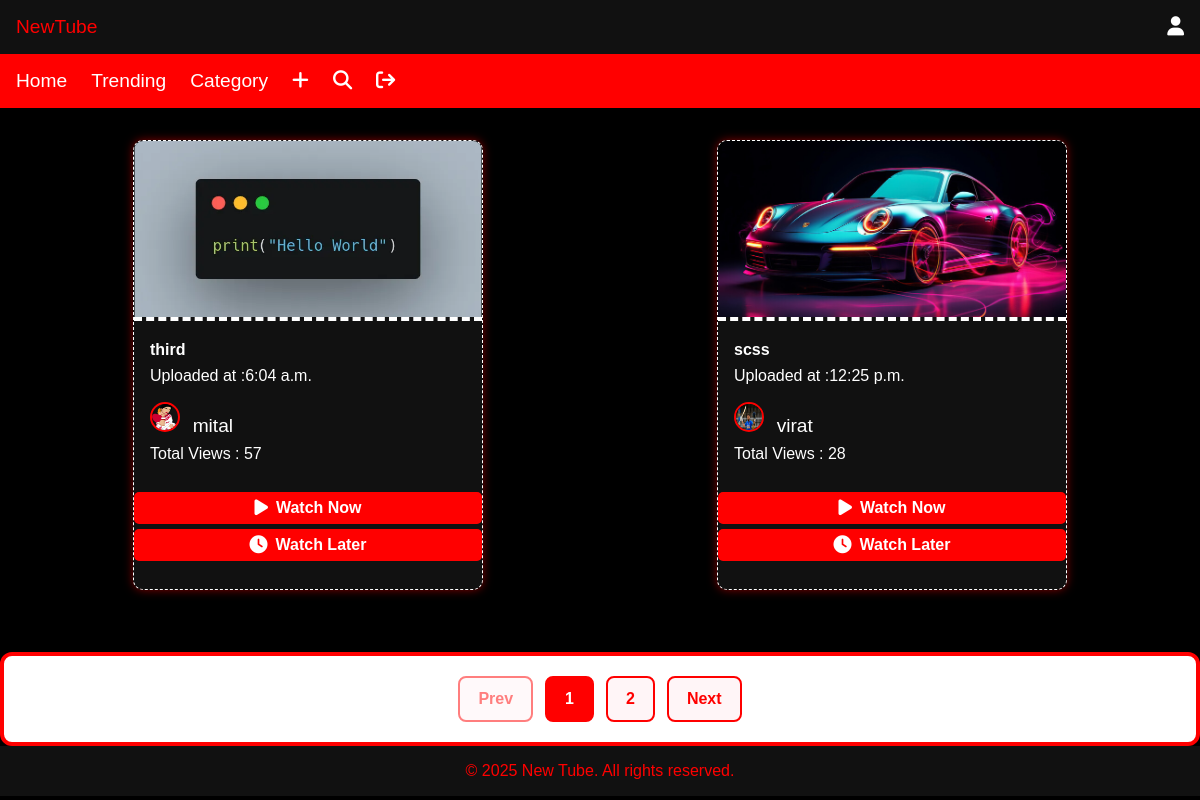
The app's page / (signed in) with its own data.
### video_app/models.py (models this page shows, shortened)
class Video(models.Model):
    user = models.ForeignKey(User, on_delete=models.CASCADE,blank=True,null=True)
    title = models.CharField(max_length=255)
    description = models.TextField()
    file = models.FileField(upload_to='videos/')
    thumbnail = models.ImageField(upload_to='thumbnails/')
    uploaded_at = models.DateTimeField(auto_now_add=True)
    like=models.IntegerField(default=0,blank=True,null=True)
    view=models.IntegerField(default=0,blank=True,null=True)
    category=models.ForeignKey(category,on_delete=models.CASCADE,blank=True,null=True)

class User(models.Model):
    photo=models.ImageField(upload_to='dp',blank=True,null=True)
    username = models.CharField(max_length=150, unique=True)
    email = models.EmailField(unique=True)
    password = models.CharField(max_length=128)
    otp=models.IntegerField(blank=True,null=True)

### video_app/views.py (the view)
# urls.py: path("",index,name="index"),
def index(request):
    if 'email' not in request.session:
        return redirect(login)
    posts=Video.objects.all()
    pagination=Paginator(posts,2)
    page=request.GET.get('page')
    posts=pagination.get_page(page)
    context={
    'posts':posts
    }
    return render(request,"index.html",context)

### video_app/templates/index.html (shortened to what this page needs)
<!DOCTYPE html>
<html lang="en">
<head>
    <link rel="stylesheet" href="https://cdnjs.cloudflare.com/ajax/libs/font-awesome/6.7.2/css/all.min.css"
 />
    <link href="https://unpkg.com/aos@2.3.1/dist/aos.css" rel="stylesheet">
</head>
<body>
    <header style="display: flex;">
        <div>
            NewTube
        </div>
        <div>
            <a  href="{% url 'profile' %}" style="color:white" ><i
                    class="fa-solid fa-user"></i></a>
        </div>
    </header>
    <nav class="navbar">
        <div class="nav-links">
            <a  href="#">Home</a>
            <a  href="{% url 'trending' %}">Trending</a>
            <a  href="{% url 'category' %}">Category</a>
            <a  href="{% url 'create_video' %}"> <i class="fa-solid fa-plus"></i>
            </a>
            <a  href="{% url 'search' %}"><i class="fa-solid fa-magnifying-glass"></i></a>
            <a  href="{% url 'logout' %}"><i class="fa fa-sign-out" aria-hidden="true"></i></a>
        </div>
    </nav>
    <section class="container" >
        {% for i in posts %}
            <div  class="video-card" >
                <a  href="/video_details/{{i.id}}">
                    <div class="thumbnail">
                        <img src="{{i.thumbnail}}" alt="Video Thumbnail">
                    </div>
                </a>
                <div class="video-info">
                    <h4>{{i.title}}</h4>
                    <p style="color:white">Uploaded at :{{i.uploaded_at.time}}</p>
                    <span><img src="{{i.user.photo.url}}"
                            style="width:30px;height:30px;border-radius: 50%;border:2px solid red;margin-top:3%;margin-right:4%;"
                            alt=""></span><span
                        style="font-family: Arial, Helvetica, sans-serif;font-size: larger;">{{i.user.username}}</span>
                    <p>Total Views : {{i.view}}</p>
                </div>
                <a  href="{% url 'video_details' i.id %}" class="watch-now-btn">
                    <i class="fas fa-play"></i> Watch Now
                </a>
                <a  href="{% url 'watch_letter' i.id %}" class="watch-now-btn">
                    <i class="fas fa-clock"></i> Watch Later
                </a>
            </div>
        {% endfor %}
    </section>
    <div class="pagination-container">
        {% if posts.has_previous %}
        <a  href="?page={{ posts.previous_page_number }}" class="pagination-btn" id="prevBtn">Prev</a>
        {% else %}
        <a class="pagination-btn disabled" id="prevBtn">Prev</a>
        {% endif %}
        {% for i in posts.paginator.page_range %}
        {% if i == posts.number %}
        <a  href="?page={{ i }}" id="pageNumbers">{{ i }}</a>
        {% else %}
        <a  href="?page={{ i }}">{{ i }}</a>
        {% endif %}
        {% endfor %}
        {% if posts.has_next %}
        <a  href="?page={{ posts.next_page_number }}" class="pagination-btn" id="nextBtn">Next</a>
        {% else %}
        <a class="pagination-btn disabled" id="nextBtn">Next</a>
        {% endif %}
    </div>
    <footer>
        &copy; 2025 New Tube. All rights reserved.
    </footer>
</body>
</html>

### video_app/templates/index.html (style rules this page uses)
* { margin: 0; padding: 0; box-sizing: border-box; }
body { font-family: 'Arial', sans-serif; background-color: #000; color: white; margin: 0; padding: 0; }
header { display: flex; justify-content: space-between; align-items: center; padding: 1rem; background-color: #111; color: red; font-size: 1.2rem; }
.navbar { display: flex; justify-content: space-between; align-items: center; background-color: red; padding: 1rem; }
.nav-links { display: flex; gap: 1.5rem; }
.nav-links a { color: white; text-decoration: none; font-size: 1.2rem; transition: color 0.3s; }
.container { display: grid; grid-template-columns: repeat(auto-fit, minmax(400px, 1fr)); gap: 2rem; padding: 2rem; justify-content: center; }
.video-card { background-color: #111; border-radius: 10px; overflow: hidden; border: 1px dashed white; box-shadow: 0 0 10px rgba(255, 0, 0, 0.5); transition: transform 0.3s; width: 350px; height: 450px; margin: auto; display: flex; flex-direction: column; }
.thumbnail img { width: 100%; height: 180px; object-fit: cover; border-bottom: 4px dashed white; }
.video-info { padding: 1rem; color: white; }
.video-info h3, .video-info p { margin: 0.5rem 0; }
footer { text-align: center; padding: 1rem; background-color: #111; color: red; }
.pagination-container { display: flex; justify-content: center; align-items: center; gap: 10px; background: black; padding: 20px; border: 4px solid red; border-radius: 10px; box-shadow: 0 5px 15px rgba(0, 0, 0, 0.2); }
.pagination-btn { background: black; color: white; border: none; padding: 10px 20px; font-size: 1rem; font-weight: bold; border-radius: 8px; cursor: pointer; transition: background 0.3s ease-in-out; }
.pagination-container { display: flex; justify-content: center; align-items: center; gap: 12px; padding: 20px; background: #fff; border-radius: 12px; box-shadow: 0 8px 20px rgba(0, 0, 0, 0.1); margin-top: 30px; }
.pagination-container a { text-decoration: none; padding: 12px 18px; font-size: 1rem; font-weight: bold; border: 2px solid red; border-radius: 8px; color: red; background: #fff5f7; transition: all 0.3s ease-in-out; }
.pagination-container a#pageNumbers { background: red; color: white; font-weight: bold; }
.pagination-container a.disabled { opacity: 0.5; pointer-events: none; cursor: not-allowed; }
.pagination-btn { background: red; color: white; font-weight: bold; border: none; padding: 12px 20px; border-radius: 8px; cursor: pointer; transition: background 0.3s ease-in-out; }
.watch-now-btn { display: inline-flex; align-items: center; justify-content: center; gap: 8px; background-color: red; color: white; text-decoration: none; font-size: 16px; font-weight: bold; padding: 7px 20px; border-radius: 5px; margin-top: 5px; transition: background-color 0.3s ease; }
.watch-now-btn i { font-size: 18px; }

### records on screen
Video: thumbnail (picture), title "third", uploaded_at.time "6:04 a.m.", user.photo (picture), user.username "mital", view "57"
Video: thumbnail (picture), title "scss", uploaded_at.time "12:25 p.m.", user.photo (picture), user.username "virat", view "28"

### other values on screen
{{ i }} "1"
{{ i }} "2"
